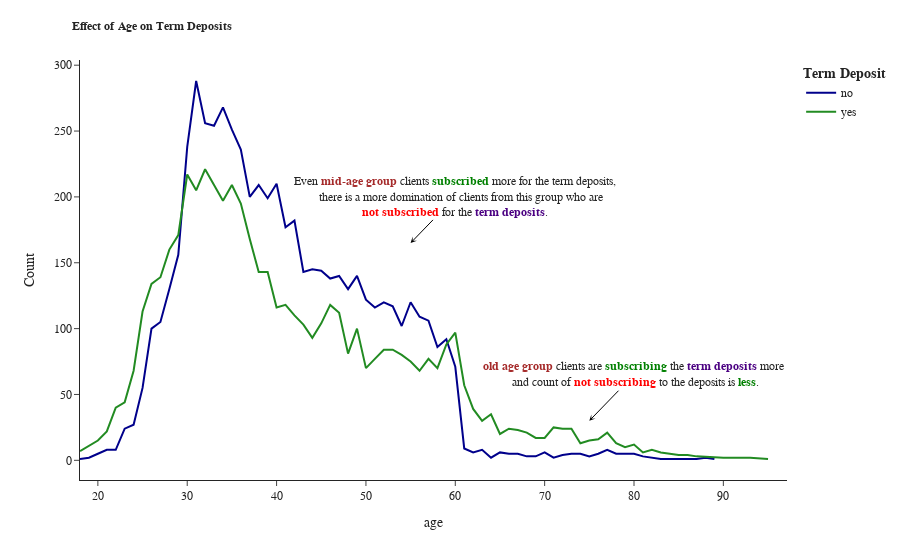

Here is the notebook cell this chart was saved with:
### Code cell
fig=px.line(df.groupby(['age','deposit'],as_index=False)['job'].count().rename(columns={'job':'Count'}),x='age',y='Count',color='deposit',template='simple_white',color_discrete_sequence=['DarkBlue','ForestGreen'])
fig.update_layout(title_x=0.08,font_family="Times New Roman",legend_title_text="<b>Term Deposit",title_text='<b style="font-family: Times New Roman; font-size:1.3vw">Effect of Age on Term Deposits')
fig.add_annotation(
  x=55,  # arrows' head
  y=165,  # arrows' head
  ax=60,  # arrows' tail
  ay=200,  # arrows' tail
  xref='x',
  yref='y',
  axref='x',
  ayref='y',
  text='Even <b style="color: Brown;">mid-age group</b> clients <b style="color: green;">subscribed</b> more for the term deposits,<br>     there is a more domination of clients from this group who are <br><b style="color: red;">not subscribed</b> for the <b style="color: Indigo;">term deposits</b>.',  # if you want only the arrow
  showarrow=True,
  arrowhead=3,
  arrowsize=1,
  arrowwidth=1,
  arrowcolor='black'
)
fig.add_annotation(
  x=75,  # arrows' head
  y=30,  # arrows' head
  ax=80,  # arrows' tail
  ay=65,  # arrows' tail
  xref='x',
  yref='y',
  axref='x',
  ayref='y',
  text='<b style="color: Brown;">old age group</b> clients are <b style="color: Green;">subscribing</b> the <b style="color: Indigo;">term deposits</b> more<br> and count of <b style="color: red;">not subscribing</b> to the deposits is <b style="color: Green;">less</b>.',  # if you want only the arrow
  showarrow=True,
  arrowhead=3,
  arrowsize=1,
  arrowwidth=1,
  arrowcolor='black'
)
fig.show(renderder='colab')

### Figure 1 — Plotly figure (JSON) as saved in the notebook; plotly's stock layout.template omitted (floating-point values rounded to 4 significant figures)
{"data": [{"hovertemplate": "deposit=no<br>age=%{x}<br>Count=%{y}<extra></extra>", "legendgroup": "no", "line": {"color": "DarkBlue", "dash": "solid"}, "marker": {"symbol": "circle"}, "mode": "lines", "name": "no", "orientation": "v", "showlegend": true, "x": [18, 19, 20, 21, 22, 23, 24, 25, 26, 27, 28, 29, 30, 31, 32, 33, 34, 35, 36, 37, 38, 39, 40, 41, 42, 43, 44, 45, 46, 47, 48, 49, 50, 51, 52, 53, 54, 55, 56, 57, 58, 59, 60, 61, 62, 63, 64, 65, 66, 67, 68, 69, 70, 71, 72, 73, 74, 75, 76, 77, 78, 80, 81, 82, 83, 85, 86, 87, 88, 89], "xaxis": "x", "y": [1, 2, 5, 8, 8, 24, 27, 55, 100, 105, 130, 156, 238, 288, 256, 254, 268, 251, 236, 200, 209, 199, 210, 177, 182, 143, 145, 144, 138, 140, 130, 140, 122, 116, 120, 117, 102, 120, 109, 106, 86, 92, 71, 9, 6, 8, 2, 6, 5, 5, 3, 3, 6, 2, 4, 5, 5, 3, 5, 8, 5, 5, 3, 2, 1, 1, 1, 1, 2, 1], "yaxis": "y", "type": "scatter"}, {"hovertemplate": "deposit=yes<br>age=%{x}<br>Count=%{y}<extra></extra>", "legendgroup": "yes", "line": {"color": "ForestGreen", "dash": "solid"}, "marker": {"symbol": "circle"}, "mode": "lines", "name": "yes", "orientation": "v", "showlegend": true, "x": [18, 19, 20, 21, 22, 23, 24, 25, 26, 27, 28, 29, 30, 31, 32, 33, 34, 35, 36, 37, 38, 39, 40, 41, 42, 43, 44, 45, 46, 47, 48, 49, 50, 51, 52, 53, 54, 55, 56, 57, 58, 59, 60, 61, 62, 63, 64, 65, 66, 67, 68, 69, 70, 71, 72, 73, 74, 75, 76, 77, 78, 79, 80, 81, 82, 83, 84, 85, 86, 87, 90, 92, 93, 95], "xaxis": "x", "y": [7, 11, 15, 22, 40, 44, 68, 113, 134, 139, 160, 171, 217, 205, 221, 209, 197, 209, 195, 168, 143, 143, 116, 118, 110, 103, 93, 104, 118, 112, 81, 100, 70, 77, 84, 84, 80, 75, 68, 77, 70, 88, 97, 57, 39, 30, 35, 20, 24, 23, 21, 17, 17, 25, 24, 24, 13, 15, 16, 21, 13, 10, 12, 6, 8, 6, 5, 4, 4, 3, 2, 2, 2, 1], "yaxis": "y", "type": "scatter"}], "layout": {"xaxis": {"anchor": "y", "domain": [0, 1], "title": {"text": "age"}}, "yaxis": {"anchor": "x", "domain": [0, 1], "title": {"text": "Count"}}, "legend": {"title": {"text": "<b>Term Deposit"}, "tracegroupgap": 0}, "margin": {"t": 60}, "title": {"x": 0.08, "text": "<b style=\"font-family: Times New Roman; font-size:1.3vw\">Effect of Age on Term Deposits"}, "font": {"family": "Times New Roman"}, "annotations": [{"arrowcolor": "black", "arrowhead": 3, "arrowsize": 1, "arrowwidth": 1, "ax": 60, "axref": "x", "ay": 200, "ayref": "y", "showarrow": true, "text": "Even <b style=\"color: Brown;\">mid-age group</b> clients <b style=\"color: green;\">subscribed</b> more for the term deposits,<br>     there is a more domination of clients from this group who are <br><b style=\"color: red;\">not subscribed</b> for the <b style=\"color: Indigo;\">term deposits</b>.", "x": 55, "xref": "x", "y": 165, "yref": "y"}, {"arrowcolor": "black", "arrowhead": 3, "arrowsize": 1, "arrowwidth": 1, "ax": 80, "axref": "x", "ay": 65, "ayref": "y", "showarrow": true, "text": "<b style=\"color: Brown;\">old age group</b> clients are <b style=\"color: Green;\">subscribing</b> the <b style=\"color: Indigo;\">term deposits</b> more<br> and count of <b style=\"color: red;\">not subscribing</b> to the deposits is <b style=\"color: Green;\">less</b>.", "x": 75, "xref": "x", "y": 30, "yref": "y"}]}}
